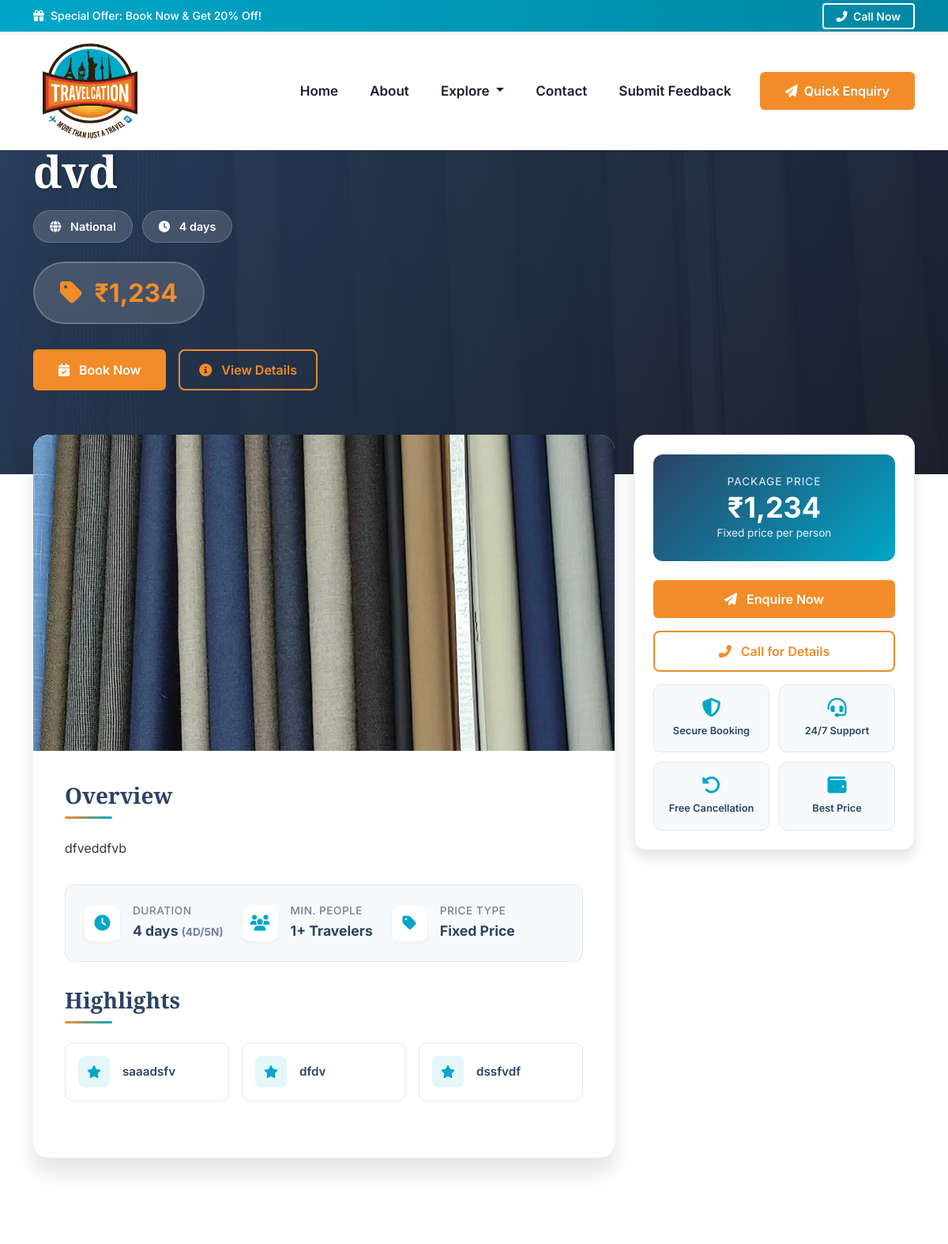
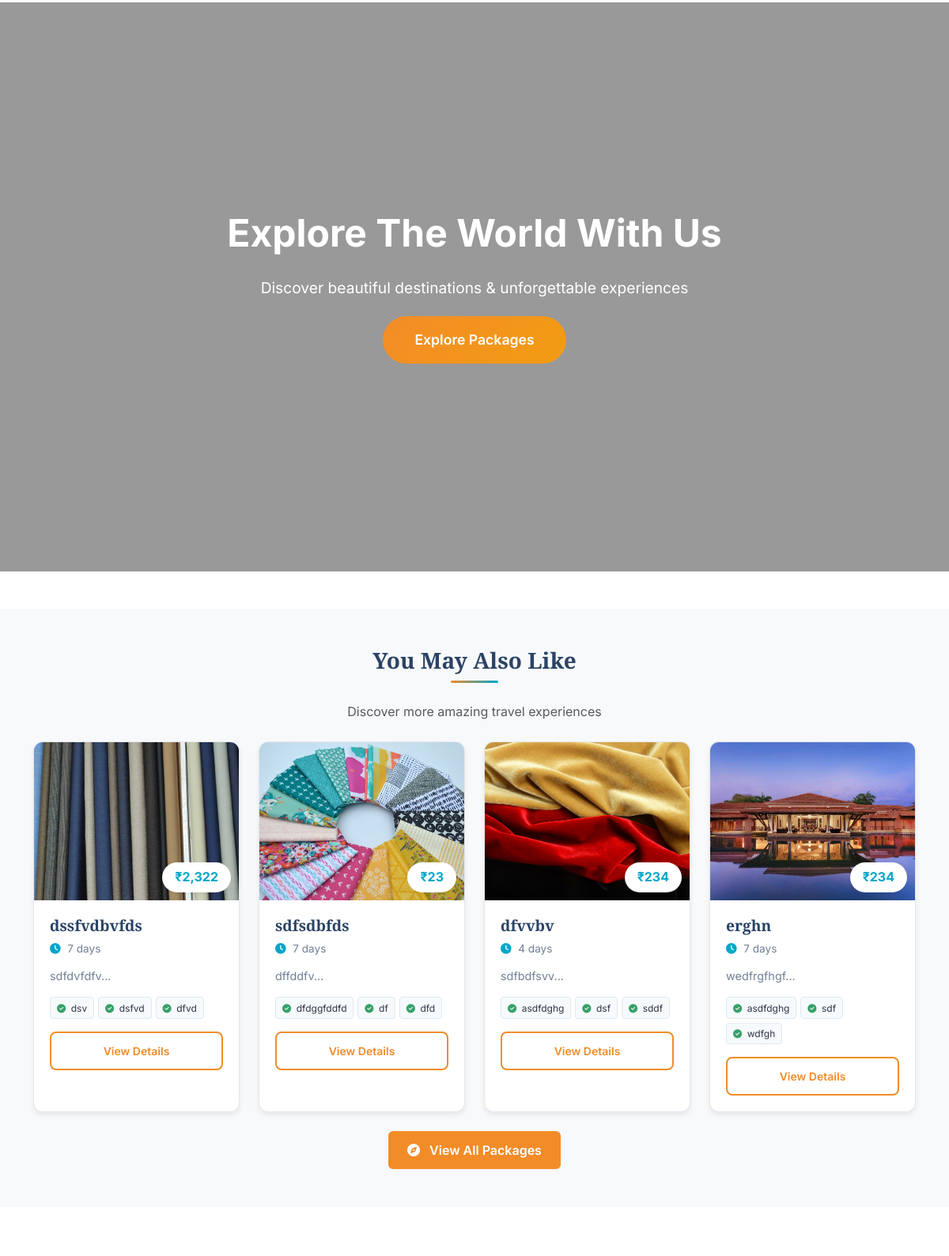
Page /package_details.php?id=10 (upper part) on the committed database (2 pictures, top to bottom).
### tables this page shows
CREATE TABLE `tour_packages` (
  `id` int(11) NOT NULL,
  `destination_id` int(11) NOT NULL,
  `title` varchar(255) NOT NULL,
  `description` text NOT NULL,
  `locations_covered` text DEFAULT NULL,
  `price` int(11) NOT NULL,
  `price_type` enum('fixed','starting_from') DEFAULT 'fixed',
  `min_people` int(11) DEFAULT 1,
  `image` varchar(255) NOT NULL,
  `package_type` enum('National','International') NOT NULL,
  `duration` varchar(50) NOT NULL,
  `days` int(11) DEFAULT NULL,
  `nights` int(11) DEFAULT NULL,
  `features` text DEFAULT NULL,
  `inclusions` text DEFAULT NULL,
  `status` tinyint(1) DEFAULT 1,
  `created_at` timestamp NOT NULL DEFAULT current_timestamp()
);

### package_details.php (the view, shortened to what this page needs)
<?php
require_once __DIR__ . '/config/config.php';
$packageId = (int)$_GET['id'];
$stmt = $pdo->prepare("
    SELECT * FROM tour_packages
    WHERE id = ? AND status = 'Active'
    LIMIT 1
");
$stmt->execute([$packageId]);
$pkg = $stmt->fetch(PDO::FETCH_ASSOC);
$features = [];
if (isset($pkg['features']) && !empty($pkg['features'])) {
    $featuresRaw = $pkg['features'];
    if (strpos($featuresRaw, '[') === 0) {
        $features = json_decode($featuresRaw, true) ?? [];
    } else {
        $features = array_map('trim', explode(',', $featuresRaw));
    }
}
$otherStmt = $pdo->prepare("
    SELECT id, title, image, price, description, features, duration, days, nights
    FROM tour_packages
    WHERE status = 'Active' AND id != ?
    ORDER BY id DESC
    LIMIT 4
");
$otherStmt->execute([$packageId]);
$otherPackages = $otherStmt->fetchAll(PDO::FETCH_ASSOC);
?>
<!DOCTYPE html>
<html lang="en">
<head>
    <link href="https://cdn.jsdelivr.net/npm/bootstrap@5.3.0/dist/css/bootstrap.min.css" rel="stylesheet">
    <link href="https://cdnjs.cloudflare.com/ajax/libs/font-awesome/6.4.0/css/all.min.css" rel="stylesheet">
    <link rel="stylesheet" href="https://cdnjs.cloudflare.com/ajax/libs/animate.css/4.1.1/animate.min.css">
</head>
<body>
<div class="top-cta" id="topCta">
    <div class="container d-flex justify-content-between align-items-center">
        <span>
            <i class="fas fa-gift me-2"></i>Special Offer: Book Now & Get 20% Off!
        </span>
        <a href="tel:+919033186905" class="btn btn-sm btn-outline-light">
            <i class="fas fa-phone-alt me-1"></i> Call Now
        </a>
    </div>
</div>
<nav class="navbar navbar-expand-lg navbar-light fixed-top">
    <div class="container">
        <a class="navbar-brand" href="index.php">
            <img src="uploads/lg-tra (1).png" alt="ExploreWorld Travel" class="img-fluid"style="width: 120px; height: 120px;">
        </a>
        <div class="collapse navbar-collapse" id="navbarNav">
        <ul class="navbar-nav ms-auto">
                      <li class="nav-item">
                          <a class="nav-link" href="home.php">Home</a>
                      </li>
                      <li class="nav-item">
                          <a class="nav-link" href="aboutus.php">About</a>
                      </li>
                      <li class="nav-item dropdown">
                        <a class="nav-link dropdown-toggle" href="#" id="navbarDropdownMenuLink123" data-toggle="dropdown" aria-haspopup="true" aria-expanded="false">
                        Explore
                        </a>
                    </li>
                      <li class="nav-item">
                          <a class="nav-link" href="home.php#contact-section">Contact</a>
                      </li>
                      <li class="nav-item">
                        <a class="nav-link" href="submit_feedback.php">Submit Feedback</a>
                    </li>
                  </ul>
            <button class="btn btn-primary ms-lg-3 mt-3 mt-lg-0" data-bs-toggle="modal" data-bs-target="#enquiryModal">
                <i class="fas fa-paper-plane me-2"></i>Quick Enquiry
            </button>
        </div>
    </div>
</nav>
<section class="package-hero-banner">
    <div class="hero-overlay">
        <div class="container">
            <div class="row">
                <div class="col-lg-8">
                    <div class="hero-content fade-in">
                        <h1 class="package-title"><?= htmlspecialchars($pkg['title']) ?></h1>
                        <div class="package-badges">
                            <span class="badge-custom">
                                <i class="fas fa-globe"></i> <?= htmlspecialchars($pkg['package_type']) ?>
                            </span>
                            <span class="badge-custom">
                                <i class="fas fa-clock"></i> <?= htmlspecialchars($pkg['duration']) ?>
                            </span>
                        </div>
                        <div class="package-price-tag">
                            <i class="fas fa-tag me-2"></i>
                            <?php if ($pkg['price_type'] == 'starting_from'): ?>
                                From ₹<?= number_format($pkg['price']) ?>
                            <?php else: ?>
                                ₹<?= number_format($pkg['price']) ?>
                            <?php endif; ?>
                        </div>
                        <div class="d-flex flex-wrap gap-3">
                            <button class="btn btn-primary"
                                    data-bs-toggle="modal"
                                    data-bs-target="#enquiryModal">
                                <i class="fas fa-calendar-check me-2"></i> Book Now
                            </button>
                            <a href="#details" class="btn btn-outline-primary">
                                <i class="fas fa-info-circle me-2"></i> View Details
                            </a>
                        </div>
                    </div>
                </div>
            </div>
        </div>
    </div>
</section>
<section id="details" class="package-container">
    <div class="container">
        <div class="row">
            <div class="col-lg-8">
                <div class="package-main-card">
                    <img src="uploads/<?= htmlspecialchars($pkg['image']) ?>"
                         alt="<?= htmlspecialchars($pkg['title']) ?>"
                         class="package-image-main">
                    <div class="package-content-wrapper">
                        <h2 class="section-title">Overview</h2>
                        <div class="description-content">
                            <?= nl2br(htmlspecialchars($pkg['description'])) ?>
                        </div>
                        <div class="package-stats">
                            <div class="stat-item">
                                <div class="stat-icon">
                                    <i class="fas fa-clock"></i>
                                </div>
                                <div class="stat-content">
                                    <h6>Duration</h6>
                                    <p><?= htmlspecialchars($pkg['duration']) ?>
                                    <?php if ($pkg['days'] && $pkg['nights']): ?>
                                        <small style="font-size: 0.85rem; color: var(--text-light);">(<?= $pkg['days'] ?>D/<?= $pkg['nights'] ?>N)</small>
                                    <?php endif; ?>
                                    </p>
                                </div>
                            </div>
                            <div class="stat-item">
                                <div class="stat-icon">
                                    <i class="fas fa-users"></i>
                                </div>
                                <div class="stat-content">
                                    <h6>Min. People</h6>
                                    <p><?= $pkg['min_people'] ?? '1' ?>+ Travelers</p>
                                </div>
                            </div>
                            <div class="stat-item">
                                <div class="stat-icon">
                                    <i class="fas fa-tag"></i>
                                </div>
                                <div class="stat-content">
                                    <h6>Price Type</h6>
                                    <p><?= $pkg['price_type'] == 'starting_from' ? 'Starting From' : 'Fixed Price' ?></p>
                                </div>
                            </div>
                        </div>
                        <?php if (!empty($features)): ?>
                        <h2 class="section-title">Highlights</h2>
                        <div class="features-grid">
                            <?php foreach ($features as $feature): ?>
                                <div class="feature-item">
                                    <div class="feature-icon">
                                        <i class="fas fa-star"></i>
                                    </div>
                                    <div class="feature-content">
                                        <h6><?= htmlspecialchars($feature) ?></h6>
                                    </div>
                                </div>
                            <?php endforeach; ?>
                        </div>
                        <?php endif; ?>
                    </div>
                </div>
            </div>
            <div class="col-lg-4">
                <div class="sidebar-wrapper">
                    <div class="sidebar-card">
                        <div class="card-body">
                            <div class="price-box">
                                <div class="price-label">Package Price</div>
                                <div class="price-amount">
                                    <?php if ($pkg['price_type'] == 'starting_from'): ?>
                                        ₹<?= number_format($pkg['price']) ?>+
                                    <?php else: ?>
                                        ₹<?= number_format($pkg['price']) ?>
                                    <?php endif; ?>
                                </div>
                                <div class="price-type">
                                    <?= $pkg['price_type'] == 'starting_from' ? 'Starting from per person' : 'Fixed price per person' ?>
                                </div>
                            </div>
                            <button class="btn btn-primary w-100 mb-3"
                                    data-bs-toggle="modal"
                                    data-bs-target="#enquiryModal">
                                <i class="fas fa-paper-plane me-2"></i> Enquire Now
                            </button>
                            <a href="tel:+919033186905" class="btn btn-outline-primary w-100">
                                <i class="fas fa-phone-alt me-2"></i> Call for Details
                            </a>
                            <div class="trust-badges">
                                <div class="trust-badge">
                                    <i class="fas fa-shield-alt"></i>
                                    <p>Secure Booking</p>
                                </div>
                                <div class="trust-badge">
                                    <i class="fas fa-headset"></i>
                                    <p>24/7 Support</p>
                                </div>
                                <div class="trust-badge">
                                    <i class="fas fa-undo-alt"></i>
                                    <p>Free Cancellation</p>
                                </div>
                                <div class="trust-badge">
                                    <i class="fas fa-wallet"></i>
                                    <p>Best Price</p>
                                </div>
                            </div>
                        </div>
                    </div>
                </div>
            </div>
        </div>
    </div>
</section>
<section class="video-section">
    <video autoplay muted loop playsinline class="bg-video">
        <source src="uploads/package.mp4" type="video/mp4">
    </video>
    <div class="video-overlay">
        <h2>Explore The World With Us</h2>
        <p>Discover beautiful destinations & unforgettable experiences</p>
        <a href="packages.php" class="btn-warning">Explore Packages</a>
    </div>
</section>
<?php if (!empty($otherPackages)): ?>
<section class="py-5 bg-light" id="otherpackage">
    <div class="container">
        <div class="text-center mb-4">
            <h2 class="section-title center">You May Also Like</h2>
            <p class="text-muted">Discover more amazing travel experiences</p>
        </div>
        <div class="row g-4">
            <?php foreach ($otherPackages as $op):
                $otherFeatures = [];
                if (isset($op['features']) && !empty($op['features'])) {
                    $otherFeaturesRaw = $op['features'];
                    if (strpos($otherFeaturesRaw, '[') === 0) {
                        $otherFeatures = json_decode($otherFeaturesRaw, true) ?? [];
                    } else {
                        $otherFeatures = array_map('trim', explode(',', $otherFeaturesRaw));
                    }
                }
                $otherFeatures = array_slice($otherFeatures, 0, 3);
            ?>
                <div class="col-md-6 col-lg-3">
                    <div class="package-card">
                        <div class="card-img-container">
                            <img src="uploads/<?= htmlspecialchars($op['image']) ?>"
                                 alt="<?= htmlspecialchars($op['title']) ?>">
                            <div class="package-price-small">₹<?= number_format($op['price']) ?></div>
                        </div>
                        <div class="card-body">
                            <h5 class="card-title"><?= htmlspecialchars($op['title']) ?></h5>
                            <?php if (!empty($op['duration'])): ?>
                            <div class="card-duration">
                                <i class="fas fa-clock"></i> <?= htmlspecialchars($op['duration']) ?>
                            </div>
                            <?php endif; ?>
                            <p class="card-text">
                                <?= htmlspecialchars(substr($op['description'], 0, 70)) ?>...
                            </p>
                            <?php if (!empty($otherFeatures)): ?>
                            <div class="feature-badges">
                                <?php foreach ($otherFeatures as $feature): ?>
                                    <span class="feature-badge">
                                        <i class="fas fa-check-circle"></i>
                                        <?= htmlspecialchars($feature) ?>
                                    </span>
                                <?php endforeach; ?>
                            </div>
                            <?php endif; ?>
                            <a href="package_details.php?id=<?= $op['id'] ?>"
                               class="btn btn-outline-primary btn-sm w-100">
                                View Details
                            </a>
                        </div>
                    </div>
                </div>
            <?php endforeach; ?>
        </div>
        <div class="text-center mt-4">
            <a href="all_packages.php" class="btn btn-primary px-4">
                <i class="fas fa-compass me-2"></i> View All Packages
            </a>
        </div>
    </div>
</section>
<?php endif; ?>
</body>
</html>

### rows in the picture
tour_packages: title "dvd", package_type "National", duration "4 days", price "1,234", image (picture), description "dfveddfvb", days "4", nights "5", min_people "1", features "saaadsfv", features "dfdv", features "dssfvdf"
tour_packages: image (picture), price "2,322", title "dssfvdbvfds", duration "7 days", description "sdfdvfdfv", features "dsv", features "dsfvd", features "dfvd"
tour_packages: image (picture), price "23", title "sdfsdbfds", duration "7 days", description "dffddfv", features "dfdggfddfd", features "df", features "dfd"
tour_packages: image (picture), price "234", title "dfvvbv", duration "4 days", description "sdfbdfsvv", features "asdfdghg", features "dsf", features "sddf"
tour_packages: image (picture), price "234", title "erghn", duration "7 days", description "wedfrgfhgf", features "asdfdghg", features "sdf", features "wdfgh"
